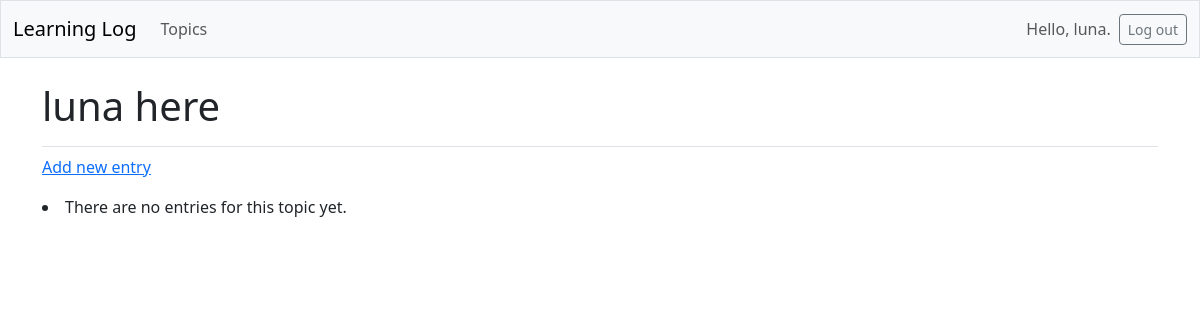
Before: /topics/9/ (signed in) with the older database file.
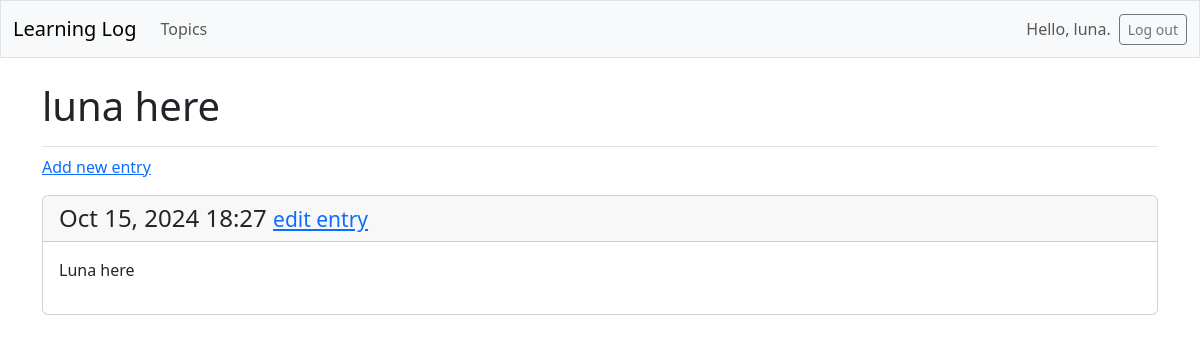
After: the same page with the newer database file.
### Learning_logs/models.py (models this page shows, shortened)
class topic_ofinterest(models.Model):
    text=models.CharField(max_length=200)
    date_modified=models.DateTimeField(auto_now_add=True)
    owner=models.ForeignKey(User, on_delete=models.CASCADE) #So user own their data.

class Entry(models.Model):  # models.Model means this particular class inherits the django basic model class.
    topic=models.ForeignKey(topic_ofinterest,on_delete=models.CASCADE)
    text=models.TextField()
    date_added=models.DateTimeField(auto_now_add=True)
    class Meta:
        verbose_name_plural='entries'

### Learning_logs/views.py (the view)
# urls.py: path('topics/<int:topic_id_from_url>/',views.topic, name='topic'),
@login_required # TO make it work add login_url in settings
def topic(request,topic_id_from_url):
    topic=topic_ofinterest.objects.get(id=topic_id_from_url)
    if topic.owner != request.user:
        raise Http404
    entries=topic.entry_set.order_by('-date_added')# minus sign display the most recent entries first.
    context={'topic': topic, 'entries':entries}
    return render(request,'Learning_logs/topic.html',context)

### Learning_logs/templates/Learning_logs/topic.html (shortened to what this page needs)
{%extends 'Learning_logs/base.html'%}
{% block page_header %}
  <h1>{{ topic.text }}</h1>
{% endblock page_header %}
{%block content%}
<p>
    <a href="{% url 'Learning_logs:new_entry' topic.id %}">Add new entry</a>
</p>
    {%for x in entries%}
    <div class="card mb-3">
         <h4 class="card-header">
          {{ x.date_added|date:'M d, Y H:i' }}
           <small><a href="{% url 'Learning_logs:edit_entry' x.id %}">
            edit entry</a></small>
        </h4>
         <div class="card-body">{{ x.text|linebreaks }}</div>
      </div>
    {%empty%}
    <li>There are no entries for this topic yet.</li>
    {%endfor%}
{%endblock content%}

### Learning_logs/templates/Learning_logs/base.html (shortened to what this page needs)
<!doctype html>
<html lang="en">
<head>
    {% load django_bootstrap5 %}
    {% bootstrap_css %}
</head>
<body>
    <nav class="navbar navbar-expand-md navbar-light bg-light mb-4 border">
        <div class="container-fluid">
            <a class="navbar-brand" href="{% url 'Learning_logs:indexx' %}">
                Learning Log</a>
            <div class="collapse navbar-collapse" id="navbarCollapse">
                <ul class="navbar-nav me-auto mb-2 mb-md-0">
                    <li class="nav-item">
                        <a class="nav-link" href="{% url 'Learning_logs:topics' %}">
                            Topics</a>
                    </li>
                </ul>
                    <ul class="navbar-nav ms-auto mb-2 mb-md-0">
                        {% if user.is_authenticated %}
                        <li class="nav-item">
                            <span class="navbar-text me-2">Hello, {{ user.username }}.
                            </span></li>
                    {% endif %}
                    </ul>
                    {% if user.is_authenticated %}
                    <form action="{% url 'accounts:logout' %}" method='post'>
                        <button name='submit' class='btn btn-outline-secondary btn-sm'>
                        Log out</button>
                    </form>
                {% endif %}
            </div>
        </div>
    </nav>
    <main class="container">
        <div class="pb-2 mb-2 border-bottom">
             {% block page_header %}{% endblock page_header %}
        </div>
        <div>
            {% block content %}{% endblock content %}
        </div>
</main>
</body>
</html>

Changed rows visible on the page:
added Entry: date_added "Oct 15, 2024 18:27", text "Luna here"
Other visible differences:
text no longer shown: "There are no entries for this topic yet."
